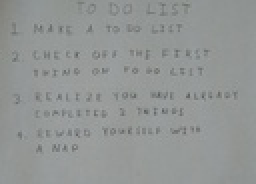
%> input picture Optical Character Recognition using Neural Networks/hw5/images/01_list.jpg, 128 x 92 px, shrunk from 2270 x 1631 before the run (shown 2 times larger)
$ octave --eval "result = briefLite(imread('../../../../Optical Character Recognition using Neural Networks/hw5/images/01_list.jpg'));"   (GNU Octave 9; MATLAB toolbox functions it lacks are replaced by stand-ins)
%> lines starting %> are read from the running program, lines starting %| are printed output that depends on the picture
### Feature Descriptor & Homographies & RANSAC/homework2/kail2/code/createGaussianPyramid.m
function [GaussianPyramid] = createGaussianPyramid(im, sigma0, k, levels)
% function [GaussianPyramid] = createGaussianPyramid(im, sigma0, k, levels)
%%Produces Gaussian Pyramid
% inputs
% im - a grayscale image with range 0 to 1
% sigma0 - the standard deviation of the blur at level 0
% k - the multiplicative factor of sigma at each level, where sigma=sigma_0 k^l
% levels - the levels of the pyramid where the blur at each level is
% sigma=sgima0 k^l
% outputs
% A matrix of grayscale images of size (size(im),numel(levels))

im = im2double(im);
if size(im,3)==3          % change the rgb image into gray one
    im= rgb2gray(im);
end

GaussianPyramid = zeros([size(im),length(levels)]);
for i = 1:length(levels)
    sigma_ = sigma0*k^levels(i);
    h = fspecial('gaussian',floor(3*sigma_*2)+1,sigma_);
    GaussianPyramid(:,:,i) = imfilter(im,h);
end

### Feature Descriptor & Homographies & RANSAC/homework2/kail2/code/createDoGPyramid.m
function [DoGPyramid, DoGLevels] = createDoGPyramid(GaussianPyramid, levels)
%%Produces DoG Pyramid
% inputs
% Gaussian Pyramid - A matrix of grayscale images of size (size(im), numel(levels))
% levels - the levels of the pyramid where the blur at each level is
% outputs
% DoG Pyramid - size (size(im), numel(levels) - 1) matrix of the DoG pyramid created by differencing the Gaussian Pyramid input
for i=1:length(levels)-1
    DoGPyramid(:,:,i)= GaussianPyramid(:,:,i+1)-GaussianPyramid(:,:,i);
end;
DoGLevels=levels(2:length(levels));
end

### Feature Descriptor & Homographies & RANSAC/homework2/kail2/code/DoGdetector.m
function [locsDoG, GaussianPyramid] = DoGdetector(im, sigma0, k, levels,th_contrast, th_r)

GaussianPyramid = createGaussianPyramid(im, sigma0, k, levels);
[DoGPyramid, DoGLevels] = createDoGPyramid(GaussianPyramid, levels);
PrincipalCurvature = computePrincipalCurvature(DoGPyramid);
locsDoG = getLocalExtrema(DoGPyramid, DoGLevels, PrincipalCurvature,th_contrast, th_r);

displayPyramid(DoGPyramid(:,:,1));
hold;
plot(locsDoG(:,1),locsDoG(:,2),'gx');

### Feature Descriptor & Homographies & RANSAC/homework2/kail2/code/computePrincipalCurvature.m
function PrincipalCurvature = computePrincipalCurvature(DoGPyramid)
%%Edge Suppression
% inputs
% DoG Pyramid - size (size(im), numel(levels) - 1) matrix of the DoG pyramid
%
% outputs
% PrincipalCurvature - size (size(im), numel(levels) - 1) matrix where each point contains the curvature ratio R for the
% 					   corresponding point in the DoG pyramid

        [FX,FY]=gradient(DoGPyramid);
        [FXX,FXY]=gradient(FX);
        [FXY,FYY]=gradient(FY);
        for k=1: size(DoGPyramid,3)
            for i=1:size(DoGPyramid,1)
                for j=1:size(DoGPyramid,2)
                    H=[FXX(i,j,k),FXY(i,j,k);FXY(i,j,k),FYY(i,j,k)];
                    R(i,j,k)= trace(H)*trace(H)/det(H);
                end
            end
        end

        PrincipalCurvature=R;
end


### Feature Descriptor & Homographies & RANSAC/homework2/kail2/code/getLocalExtrema.m
function locs = getLocalExtrema(DoGPyramid, DoGLevels, PrincipalCurvature,th_contrast, th_r)
%%Detecting Extrema
% inputs
% DoG Pyramid - size (size(im), numel(levels) - 1) matrix of the DoG pyramid
% DoG Levels
% PrincipalCurvature - size (size(im), numel(levels) - 1) matrix contains the curvature ratio R
% th_contrast - remove any point that is a local extremum but does not have a DoG response magnitude above this threshold
% th_r - remove any edge-like points that have too large a principal curvature ratio
% output
% locs - N x 3 matrix where the DoG pyramid achieves a local extrema in both scale and space, and also satisfies the two thresholds.


       %  if grad_DoG_x(i,j,k)==0&&grad_DoG_y(i,j,k)==0&&(DoGPyramid(i,j,k)==max(DoGPyramid(i,j,:)))&& DoGPyramid(i,j,k)>th_contrast&& PrincipalCurvature(i,j,k)<th_r
       x=[];   % x represent column
       y=[];   % y represent row
       lev=[];
       for k=1:size(DoGPyramid,3)
       for i=2:(size(DoGPyramid,1)-1)
         for j=2:(size(DoGPyramid,2)-1)
             temp_matrix=[DoGPyramid(i-1,j-1,k),DoGPyramid(i-1,j,k),DoGPyramid(i,j-1,k),DoGPyramid(i,j,k),DoGPyramid(i+1,j+1,k),DoGPyramid(i+1,j,k),DoGPyramid(i,j+1,k),DoGPyramid(i+1,j-1,k),DoGPyramid(i-1,j+1,k)];

             if k==1
               if (DoGPyramid(i,j,k)==max(temp_matrix)&&DoGPyramid(i,j,k)>=DoGPyramid(i,j,k+1)&&abs(DoGPyramid(i,j,k))>th_contrast&&abs(PrincipalCurvature(i,j,k)<th_r))||(DoGPyramid(i,j,k)==min(temp_matrix)&&DoGPyramid(i,j,k)<=DoGPyramid(i,j,k+1)&&abs(DoGPyramid(i,j,k))>th_contrast&&abs(PrincipalCurvature(i,j,k))<th_r)
                 x=[x;j];
                 y=[y;i];
                 lev=[lev;k];
               end
             else if k==size(DoGPyramid,3)
               if (DoGPyramid(i,j,k)==max(temp_matrix)&&DoGPyramid(i,j,k)>=DoGPyramid(i,j,k-1)&&abs(DoGPyramid(i,j,k))>th_contrast&&abs(PrincipalCurvature(i,j,k)<th_r))||(DoGPyramid(i,j,k)==min(temp_matrix)&&DoGPyramid(i,j,k)<=DoGPyramid(i,j,k-1)&&abs(DoGPyramid(i,j,k))>th_contrast&&abs(PrincipalCurvature(i,j,k))<th_r)
                 x=[x;j];
                 y=[y;i];
                 lev=[lev;k];
               end
                 else
                if (DoGPyramid(i,j,k)==max(temp_matrix)&&DoGPyramid(i,j,k)>=DoGPyramid(i,j,k+1)&&DoGPyramid(i,j,k)>=DoGPyramid(i,j,k-1)&&abs(DoGPyramid(i,j,k))>th_contrast&&abs(PrincipalCurvature(i,j,k)<th_r))||(DoGPyramid(i,j,k)==min(temp_matrix)&&DoGPyramid(i,j,k)<=DoGPyramid(i,j,k+1)&&DoGPyramid(i,j,k)<=DoGPyramid(i,j,k-1)&&abs(DoGPyramid(i,j,k))>th_contrast&&abs(PrincipalCurvature(i,j,k))<th_r)
                 x=[x;j];
                 y=[y;i];
                 lev=[lev;k];
                end
                 end
             end
         end
       end
       end
       locs=[x,y,lev];


### Feature Descriptor & Homographies & RANSAC/homework2/kail2/code/displayPyramid.m
function displayPyramid(pyrmid)
%function displayPyramid(pyrmid)
% inputs: pyrmid - R x C x L; R x C is the size of the input image; L is the number of levels in the pyramid.

[nr, nc, nl]= size(pyrmid);
im2show= zeros(nr, nc*nl);

for il=1:nl
    im2show(1:end,1+(il-1)*nc  :  il*nc) = pyrmid(:,:,il);
end

imshow(im2show,[]);
title('Pyramid of image')


end

### Feature Descriptor & Homographies & RANSAC/homework2/kail2/code/computeBrief.m
function [locs,desc] = computeBrief(im, GaussianPyramid, locsDoG, k, levels, compareA, compareB)
%%Compute Brief feature
% input
% im - a grayscale image with values from 0 to 1
% locsDoG - locsDoG are the keypoint locations returned by the DoG detector
% levels - Gaussian scale levels that were given in Section1
% compareA and compareB - linear indices into the patchWidth x patchWidth image patch and are each nbits x 1 vectors
%
% output
% locs - an m x 3 vector, where the first two columns are the image coordinates of keypoints and the third column is
%		 the pyramid level of the keypoints
% desc - an m x n bits matrix of stacked BRIEF descriptors. m is the number of valid descriptors in the image and will vary
load('testPattern.mat');
locs=[];
for i= 1:size(locsDoG,1)
    if locsDoG(i,1)>=5&&locsDoG(i,1)<=(size(GaussianPyramid,2)-4)&&locsDoG(i,2)>=5&&locsDoG(i,2)<=(size(GaussianPyramid,1)-4)
        locs=[locs;locsDoG(i,:)];
    end
end


for i=1:size(locs,1)
    xo= locs(i,1);
    yo= locs(i,2);
     zo=locs(i,3);
    temp=GaussianPyramid((yo-4):(yo+4),(xo-4):(xo+4),zo);   % ????????????????????????????????
    temp=reshape(temp,[1 81]);

    for j=1:256
        if temp(compareA(j))<temp(compareB(j))
            desc(i,j)=1;
        else
            desc(i,j)=0;
        end
    end
end


### Feature Descriptor & Homographies & RANSAC/homework2/kail2/code/briefLite.m
function [locs, desc] = briefLite(im)
% input
% im - gray image with values between 0 and 1
%
% output
% locs - an m x 3 vector, where the first two columns are the image coordinates of keypoints and the third column
% 		 is the pyramid level of the keypoints
% desc - an m x n bits matrix of stacked BRIEF descriptors.
%		 m is the number of valid descriptors in the image and will vary
% 		 n is the number of bits for the BRIEF descriptor
sigma0=1;
k=sqrt(2);
levels=[-1,0,1,2,3,4];
th_contrast=0.03;
th_r=12;
patchWidth=9;
nbits=256;
load('testPattern.mat');
[locsDoG, GaussianPyramid] = DoGdetector(im, sigma0, k, levels,th_contrast, th_r);
%> in DoGdetector, `[DoGPyramid, DoGLevels] = createDoGPyramid(GaussianPyramid, levels);`: DoGLevels = [0 1 2 3 4]
%> after the loop in getLocalExtrema, `for k=1:size(DoGPyramid,3)`: lev = 33 values from 1 to 5; x = 33 values, max 127 at index 15, min 2 at index 14, mean 66.09; y = 33 values, max 91 at index 16, min 2 at index 14, mean 38.45
%> in getLocalExtrema, `locs=[x,y,lev];`: locs = 33 rows, first 12: [39 28 1; 80 48 1; 110 48 1; 30 49 1; 68 49 1; 95 49 1; 102 49 1; 73 56 1; 82 56 1; 78 57 1; 48 58 1; 39 68 1]
%> in DoGdetector, `locsDoG = getLocalExtrema(DoGPyramid, DoGLevels, PrincipalCurvature,th..`: locsDoG has the same summary as locs in getLocalExtrema
%> after the loop in displayPyramid, `for il=1:nl`:
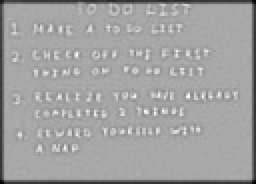
%> im2show: size 92x128 double (shown 2 times larger); min -0.0713, max 0.0366, mean -0.00289; drawn with min black and max white
%[compareA, compareB] = makeTestPattern(patchWidth, nbits);
[locs,desc] = computeBrief(im, GaussianPyramid, locsDoG, k, levels, compareA, compareB);
%> in briefLite, `[locsDoG, GaussianPyramid] = DoGdetector(im, sigma0, k, levels,th_cont..`: locsDoG has the same summary as locs in getLocalExtrema
%> the loop in computeBrief, `for i= 1:size(locsDoG,1)` made 33 passes
%> locs on passes 1 to 4: [39 28 1], [39 28 1; 80 48 1], [39 28 1; 80 48 1; 110 48 1], [39 28 1; 80 48 1; 110 48 1; 30 49 1]
%> after the loop in computeBrief, `for i= 1:size(locsDoG,1)`: locs = 13 rows, first 12: [39 28 1; 80 48 1; 110 48 1; 30 49 1; 68 49 1; 95 49 1; 102 49 1; 73 56 1; 82 56 1; 78 57 1; 48 58 1; 39 68 1]
%> the loop in computeBrief, `for i=1:size(locs,1)` made 13 passes
%> (xo, yo) on passes 1 to 12: (39, 28), (80, 48), (110, 48), (30, 49), (68, 49), (95, 49), (102, 49), (73, 56), (82, 56), (78, 57), (48, 58), (39, 68)
%> `result = briefLite(imread('../../../../Optical Character Recognition u..`:
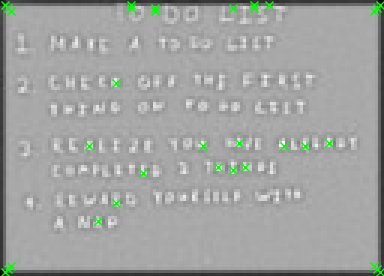
%> figure redrawn from the program's plot data; shown 3 times larger; its title reads 'Pyramid of image'
%> `result = briefLite(imread('../../../../Optical Character Recognition u..`: result has the same summary as locs in computeBrief
